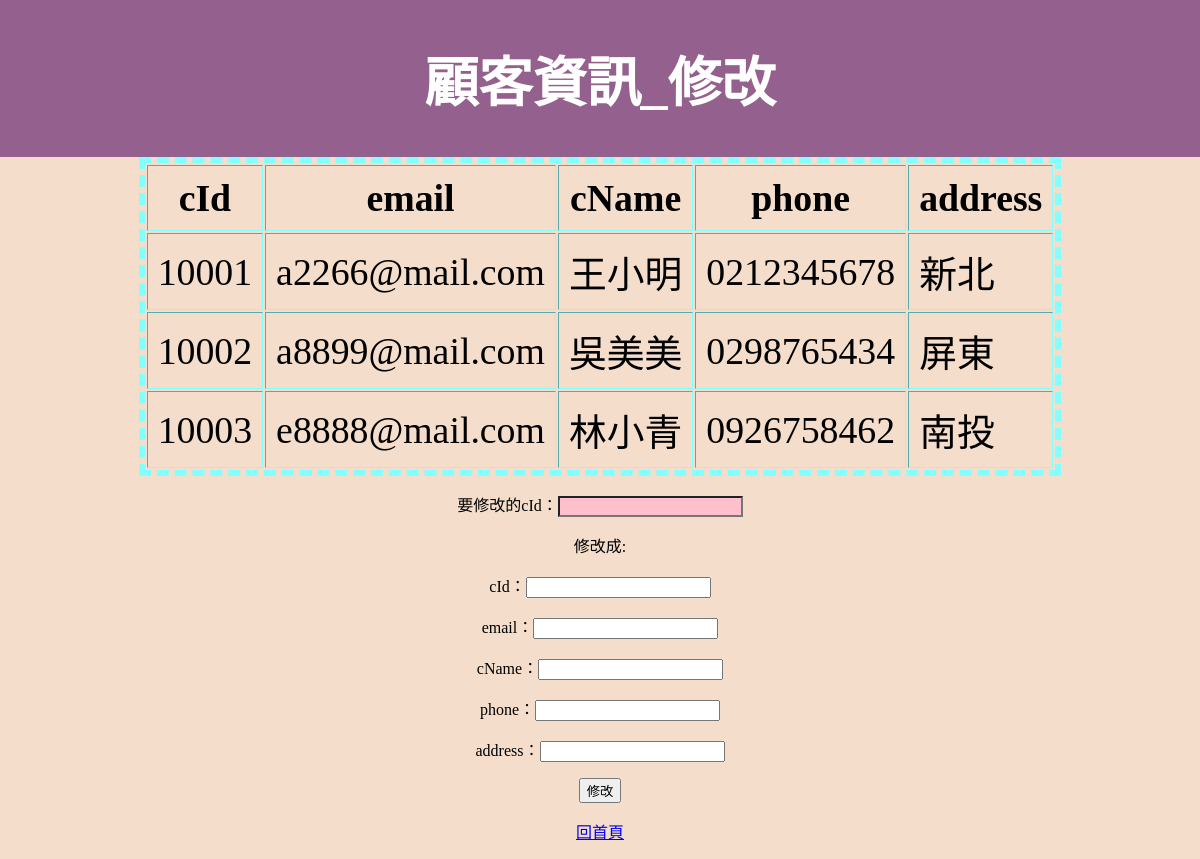
Screenshot of /customer_update.php with the database file from the repository.
### tables this page shows
CREATE TABLE `customer` (
  `cId` int(11) NOT NULL,
  `email` varchar(255) NOT NULL,
  `cName` varchar(255) NOT NULL,
  `phone` varchar(255) NOT NULL,
  `address` varchar(255) NOT NULL
);

### customer_update.php (the view, shortened to what this page needs)
<!DOCTYPE html>
<html lang="en">
<head>
</head>
<body bgcolor="#F4DECB">
<header id="header">
  <h1 style="text-align:center;font-family:Microsoft JhengHei;font-size:54px">顧客資訊_修改</h1>
</header>
<div>
<table style="border:6px #82FFFF dashed;font-size:1cm;" cellpadding="10" border='1' align=center text-align=center>
<tr>
  <th>cId</th>
  <th>email</th>
  <th>cName</th>
  <th>phone</th>
  <th>address</th>
  </tr>
<?php
$dbhost = '127.0.0.1:3307';
$dbuser = 'root';
$dbpass = '';
$dbname = 'bookstore1';
$conn = new mysqli("$dbhost","$dbuser","$dbpass","$dbname");
  $sql = "SELECT * from customer";
  $result = $conn->query($sql) or die('MySQL query error');
  if ($result->num_rows>0){
    while($row = $result-> fetch_assoc()){
        echo "<tr><td>". $row["cId"] ."</td><td>". $row["email"] ."</td><td>" .$row["cName"]. "</td><td>" .$row["phone"]. "</td><td>" .$row["address"]. "</td></tr>";
    }
    echo "</table>";
}
else{
    echo "0 result";
}
?>
</div>
<p>
<div align=center>
<form action="" name="form_b" method="Post">
<div align=center >
要修改的cId：<Input Type="text" Name="cId" style="background-color:pink;"><p>
</div>
<p>修改成:</p>
 cId：<Input Type="text" Name="cId"><p>
 email：<Input Type="text" Name="email"><p>
 cName：<Input Type="text" Name="cName"><p>
 phone：<Input Type="text" Name="phone"><p>
 address：<Input Type="text" Name="address"><p>
</form>
<input type="button" value="修改" type="submit" onclick="form_b.action='customer_update2.php';form_b.submit();"/><p></p>
<p><a href="index.php">回首頁</p></a>
</div>
</body>
</html>

### customer_update.php (style rules this page uses)
body { margin:0px; height:100%; }
#header { background-color: #94618E; color:#FFF; padding: 3px; }

### rows the page displays
customer: cId "10001", email "a2266@mail.com", cName "王小明", phone "0212345678", address "新北"
customer: cId "10002", email "a8899@mail.com", cName "吳美美", phone "0298765434", address "屏東"
customer: cId "10003", email "e8888@mail.com", cName "林小青", phone "0926758462", address "南投"
